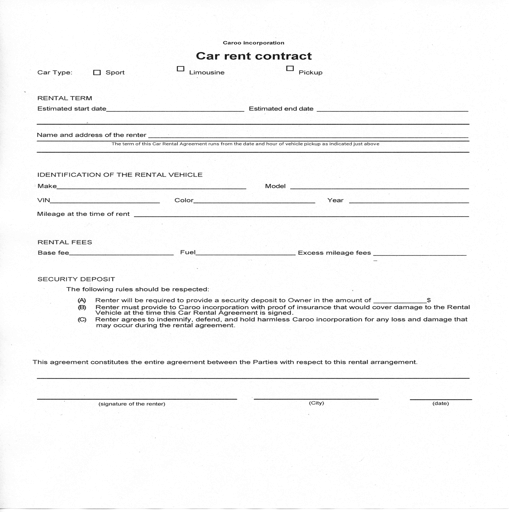
#> input picture processed/images/official_scans__s10_57.png, 512 x 512 px, given as the content of the folder /Users/mithra/Desktop/Scanner-Forensics/dataset/raw/Official, which was not available
$ python image_preprocessing.py
#> lines starting #> are read from the running program, lines starting #| are printed output that depends on the picture
import os
import cv2
import pandas as pd
from concurrent.futures import ProcessPoolExecutor, as_completed
from tqdm import tqdm
INPUT_FOLDER = "/Users/mithra/Desktop/Scanner-Forensics/dataset/raw/Official"
OUTPUT_FOLDER = "/Users/mithra/Desktop/Scanner-Forensics/dataset/processed/images"
CSV_FILE = "/Users/mithra/Desktop/Scanner-Forensics/dataset/processed/scanner_dataset.csv"
IMAGE_SIZE = (224, 224)
GRAYSCALE = True
NUM_PROCESSES = 8
os.makedirs(OUTPUT_FOLDER, exist_ok=True)

def process_image(image_path):
#> called with image_path = '_only/official_scans__s10_57.png'
    try:
        img = cv2.imread(image_path)
#> img is the input picture: shape (512, 512, 3); min 0, max 255, mean 247.8
        if img is None:
            return None

        img = cv2.resize(img, IMAGE_SIZE)
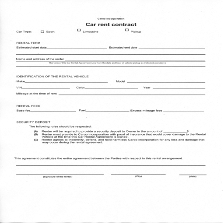
#> img: shape (224, 224, 3); min 26, max 255, mean 247.3
        if GRAYSCALE:
            img = cv2.cvtColor(img, cv2.COLOR_BGR2GRAY)
#> img: shape (224, 224)

        filename = os.path.basename(image_path)
        save_path = os.path.join(OUTPUT_FOLDER, filename)
        cv2.imwrite(save_path, img)
        return filename
    except Exception as e:
        print(f"Error processing {image_path}: {e}")
        return None

image_paths = [os.path.join(root, f)
               for root, _, files in os.walk(INPUT_FOLDER)
               for f in files if f.lower().endswith(('.png', '.jpg', '.jpeg', '.bmp', '.tiff'))]

if not image_paths:
    print("No images found in", INPUT_FOLDER)
else:
    processed_files = []
    with ProcessPoolExecutor(max_workers=NUM_PROCESSES) as executor:
        futures = {executor.submit(process_image, path): path for path in image_paths}
        for f in tqdm(as_completed(futures), total=len(futures), desc="Processing images"):
            result = f.result()
            if result:
                processed_files.append(result)

    os.makedirs(os.path.dirname(CSV_FILE), exist_ok=True)
    df = pd.DataFrame({"filename": processed_files})
    df.to_csv(CSV_FILE, index=False)

    print("Preprocessing complete!")
    print(f"Total images processed: {len(processed_files)}")

$ run again, on processed/images/official_scans__s5_1.png
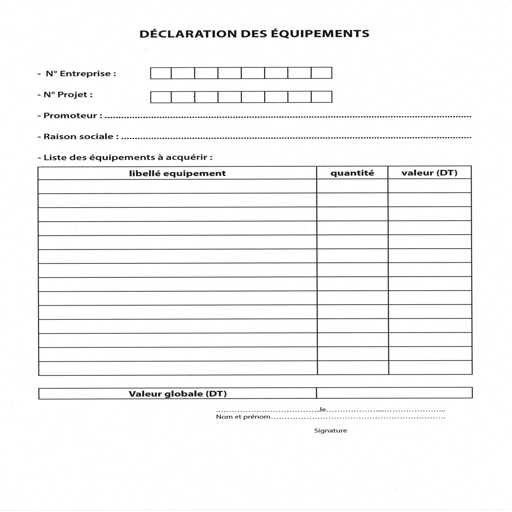
#> input picture processed/images/official_scans__s5_1.png, 512 x 512 px, given as the content of the folder /Users/mithra/Desktop/Scanner-Forensics/dataset/raw/Official, which was not available
#> in process_image, img is the input picture: shape (512, 512, 3); min 0, max 255, mean 245.9
#> in process_image, `img = cv2.resize(img, IMAGE_SIZE)`:
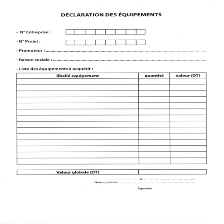
#> img: shape (224, 224, 3); min 10, max 255, mean 245.7

$ run again, on processed/images/official_scans__s7_42.png
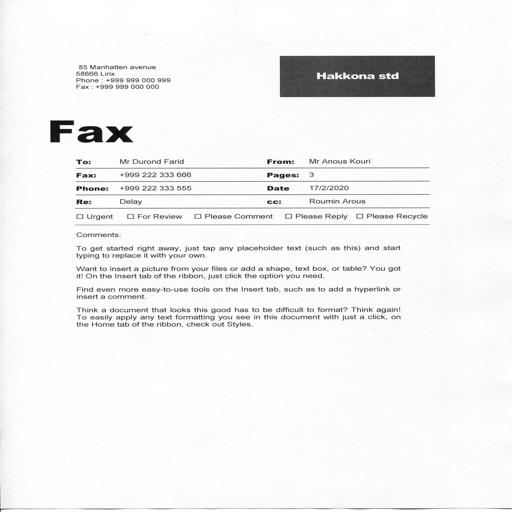
#> input picture processed/images/official_scans__s7_42.png, 512 x 512 px, given as the content of the folder /Users/mithra/Desktop/Scanner-Forensics/dataset/raw/Official, which was not available
#> in process_image, img is the input picture: shape (512, 512, 3); min 0, max 255, mean 242.7
#> in process_image, `img = cv2.resize(img, IMAGE_SIZE)`:
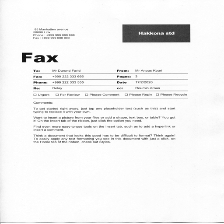
#> img: shape (224, 224, 3); min 11, max 255, mean 242.3
